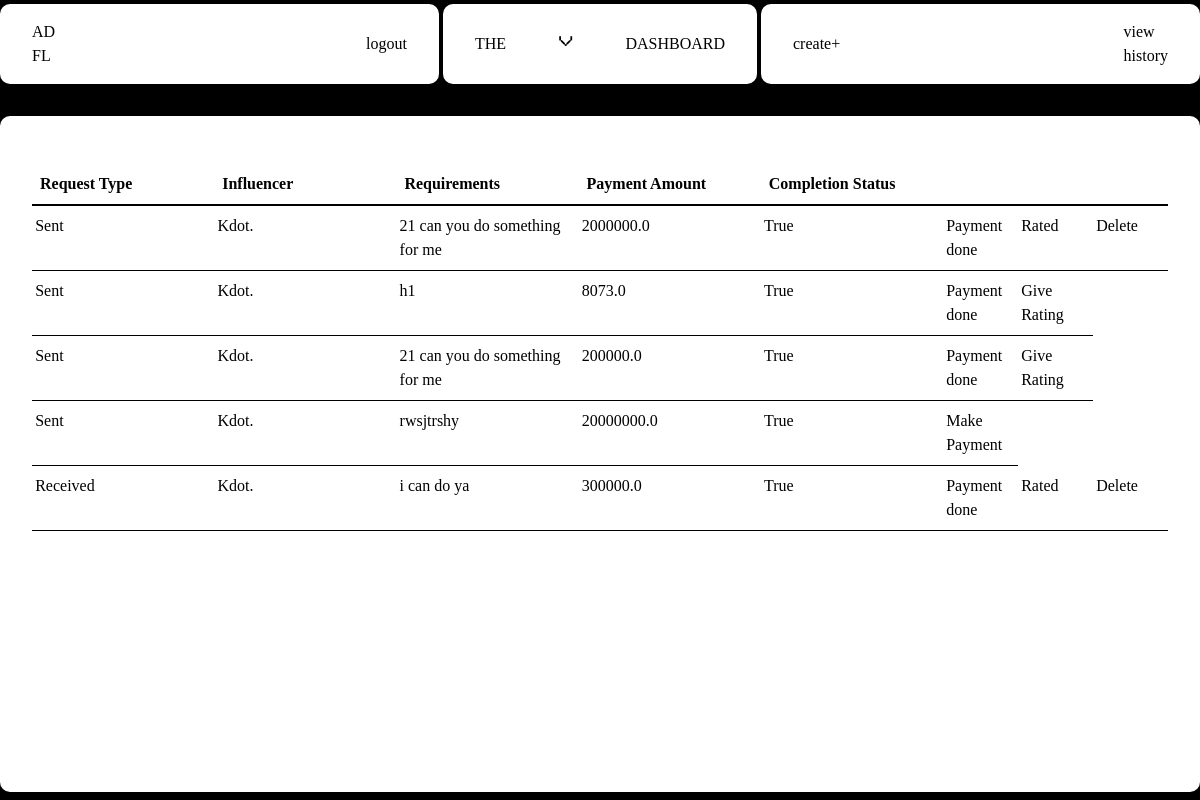
The app's page /sponsor/view_completed_ad_requests/1 (signed in), older data.
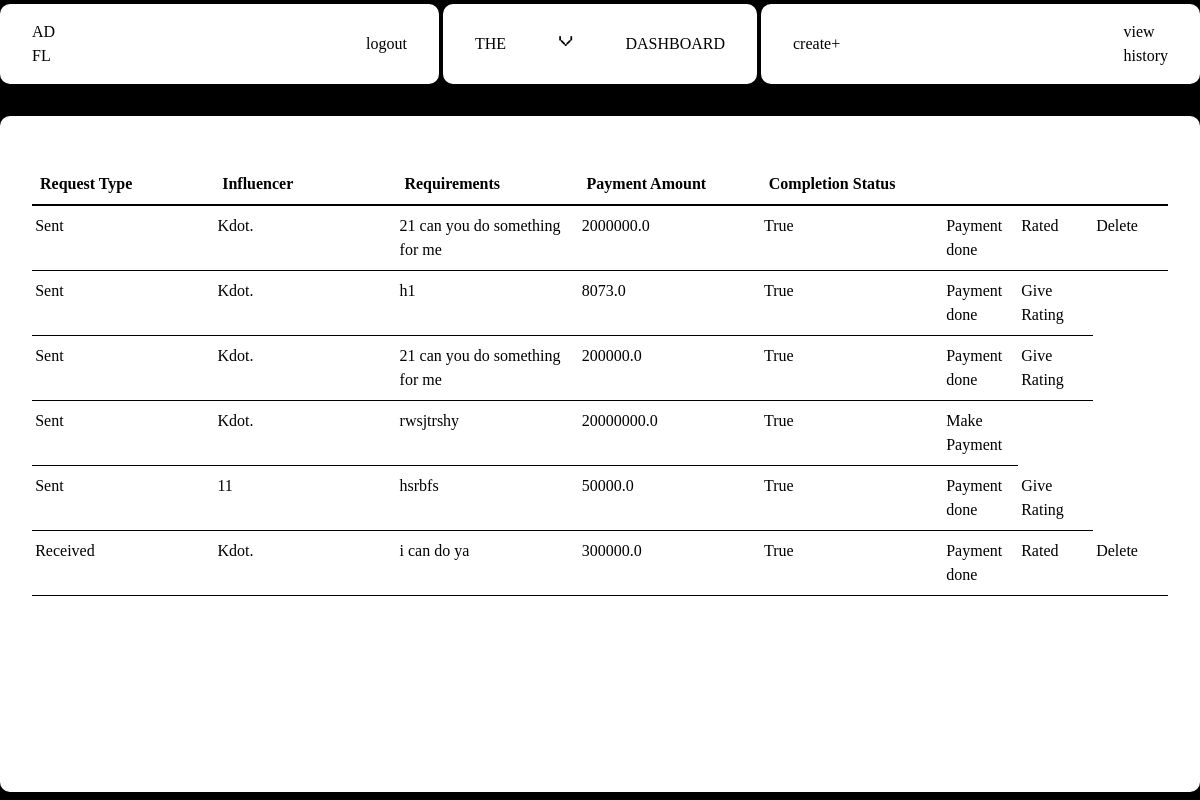
The same page, newer data.
### website/models.py (models this page shows)
class Influencer(db.Model, UserMixin):
    __tablename__ = 'influencer'
    id = db.Column(db.Integer, primary_key=True)
    name = db.Column(db.String(150), nullable=False)
    email = db.Column(db.String(150), nullable=False)
    profile_picture = db.Column(db.String(100), nullable=False)
    niche = db.Column(db.String(100), nullable=False)
    reach = db.Column(db.Integer, nullable=False)
    user_id = Column(Integer, ForeignKey('user.id'), nullable=False)
    platform= db.Column(db.String(100), nullable=False)
    bank_account_balance = db.Column(db.Float, default=0.0)

class AdRequest(db.Model):
    id = db.Column(db.Integer, primary_key=True)
    campaign_id = db.Column(db.Integer, db.ForeignKey('campaign.id'), nullable=False)
    influencer_id = db.Column(db.Integer, db.ForeignKey('influencer.id'))
    messages = db.Column(db.Text)
    requirements = db.Column(db.Text, nullable=False)
    payment_amount = db.Column(db.Float, nullable=False)
    status = db.Column(db.String(20), nullable=False, default='Pending')
    completed = db.Column(db.Boolean, default=False)
    completion_confirmed = db.Column(db.Boolean, default=False)
    payment_done=db.Column(db.Boolean, default=False)
    rating_done=db.Column(db.Boolean, default=False)

class campaignRequest(db.Model):
    id = db.Column(db.Integer, primary_key=True)
    campaign_id = db.Column(db.Integer, db.ForeignKey('campaign.id'), nullable=False)
    influencer_id= db.Column(db.Integer, db.ForeignKey('influencer.id'))
    messages = db.Column(db.Text)
    requirements = db.Column(db.Text, nullable=False)
    payment_amount = db.Column(db.Float, nullable=False)
    status = db.Column(db.String(20), nullable=False, default='Pending')
    completed = db.Column(db.Boolean, default=False)
    completion_confirmed = db.Column(db.Boolean, default=False)
    payment_done=db.Column(db.Boolean, default=False)
    rating_done=db.Column(db.Boolean, default=False)

### website/sponsor.py (the view)
@sponsor.route('/view_completed_ad_requests/<int:campaign_id>')
@role_required('Sponsor')
@login_required
def view_completed_ad_requests(campaign_id):
    campaign = Campaign.query.get_or_404(campaign_id)
    campaignRequests=campaignRequest.query.filter_by(campaign_id=campaign_id,completion_confirmed=True).all()
    campaign_requests_with_details=[]
    for campaign_request in campaignRequests:
        influencer=Influencer.query.get(campaign_request.influencer_id)
        if influencer:
            influencer_name=influencer.name
            campaign_requests_with_details.append({
                'request': campaign_request,
                'influencer_name': influencer_name,
                'request_type': 'Received'})
        else:
            flash('Influencer not found', category='error')
    adrequests=AdRequest.query.filter_by(campaign_id=campaign_id,completion_confirmed=True).all()
    sent_requests_with_details = []
    for sent_request in adrequests:
        influencer=Influencer.query.get(sent_request.influencer_id)
        influencer_name = influencer.name
        sent_requests_with_details.append({
            'request': sent_request,
            'influencer_name': influencer_name,
            'request_type': 'Sent'
        })
    return render_template('Sponsor/view_completed_ad_requests.html', campaign=campaign,ad_requests=sent_requests_with_details,campaign_requests=campaign_requests_with_details)

### website/auth.py (called while the page is built)
def role_required(role):
    def decorator(f):
        @wraps(f)
        def decorated_function(*args, **kwargs):
            if current_user.role != role:
                abort(403)
            return f(*args, **kwargs)
        return decorated_function
    return decorator

### website/templates/Sponsor/view_completed_ad_requests.html
{% extends "base.html" %} {% block head %}
<link
  rel="stylesheet"
  href="{{ url_for('static', filename='src/sponsor_css/view_campaigns.css') }}"
/>
{% endblock %} {% block content %}
<div class="container">
  <nav>
    <div class="nav-1">
      <a href="{{ url_for('sponsor.dashboard') }}" class="logo view">
        AD <br />
        FL
      </a>
      <a href="{{ url_for('views.logout') }}" class="view">logout</a>
    </div>
    <div class="nav-2">
      <p class="menu-button view">the</p>
      <p class="x">v</p>
      <p class="menu-button view">dashboard</p>
    </div>
    <div class="nav-3">
      <a href="{{ url_for('sponsor.createCampaign') }}" class="view">create+</a>
      <a
        href="{{ url_for('sponsor.payment_history',user_id=current_user.id) }}"
        class="view"
      >
        view <br />
        history
      </a>
    </div>
  </nav>
  <div class="content-wrapper">
    <div class="header">
      <h1>Completed ad requests</h1>
    </div>
    <div class="table-wrapper">
      <table class="first-table">
        <thead>
          <tr>
            <th>Request Type</th>
            <th>Influencer</th>
            <th>Requirements</th>
            <th>Payment Amount</th>
            <th>Completion Status</th>
            <th class="link"></th>
            <th class="link"></th>
            <th class="link"></th>
          </tr>
        </thead>
        <tbody>
          {% for request in ad_requests + campaign_requests %} {% if
          request.request.completion_confirmed==True %}
          <tr>
            <td>{{ request.request_type }}</td>
            <td>{{ request.influencer_name }}</td>
            <td>{{ request.request.requirements }}</td>
            <td>{{ request.request.payment_amount }}</td>
            <td>{{ request.request.completed }}</td>
            <td class="link">
              {% if request.request.payment_done==True %}
              <span class="status-accepted">Payment done </span>{% else %}
              <a
                class="view"
                href="{{url_for('sponsor.make_payment', ad_request_id=request.request.id, request_type=request.request_type)}}"
                >Make Payment</a
              >
              {%endif%}
            </td>
            {% if request.request.payment_done==True %}
            <td class="link view">
              {% if request.request.rating_done == True %} Rated {% else %}
              <a
                href="{{url_for('sponsor.rate_influencer', ad_request_id=request.request.id, request_type=request.request_type)}}"
                >Give Rating</a
              >
              {% endif %}
            </td>
            {% if request.request.rating_done == True %}
            <td class="link danger">
              <form
                action="{{ url_for('sponsor.delete_ad_request', ad_request_id=request.request.id) }}"
                method="post"
              >
                <button
                  type="submit"
                  class="danger"
                  onclick="return confirm('Are you sure you want to delete this ad request?');"
                >
                  Delete
                </button>
              </form>
            </td>
            {%endif%} {% endif %} {% endif %} {% endfor %}
          </tr>
        </tbody>
      </table>
    </div>
  </div>
</div>
{% endblock %}

Row changes from the older to the newer data that the page shows:
now on this page (row edited): Influencer: request_type "Sent", influencer_name "11", request.requirements "hsrbfs", request.payment_amount "50000.0", request.completed "True", shows "Payment done"
